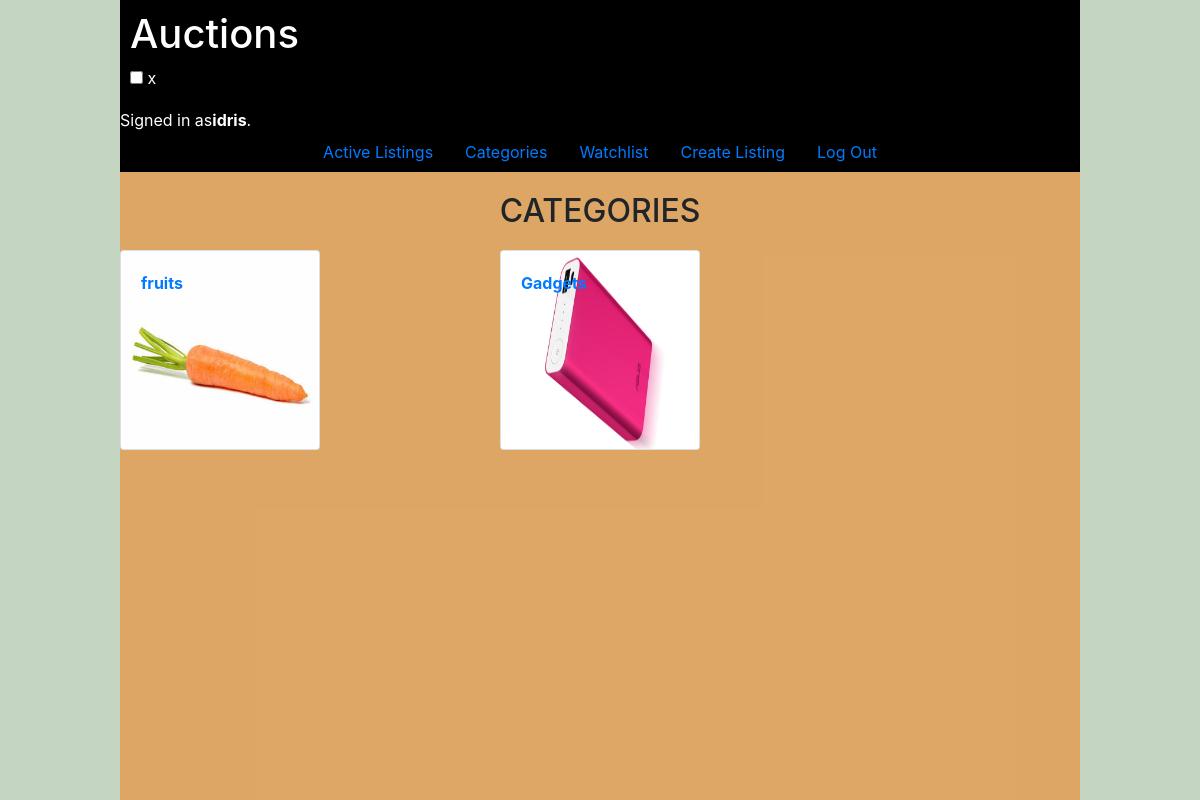
The page /categories (signed in) on the database its author committed.
### auctions/models.py (models this page shows, shortened)
class User(AbstractUser):
    pass

class Category(models.Model):
	name=models.CharField(max_length=20, help_text ='Name of category')
	picture=models.ImageField(upload_to="category", help_text ='picture of this category')
	class Meta:
		verbose_name_plural='categories'

### auctions/views.py (the view)
# urls.py: path("categories", views.CategoriesListView.as_view(template_name='auctions/categories.html'), name="categories"),
class CategoriesListView(generic.ListView):
    model=Category
    def get_context_data(self, **kwargs):
        context=super(CategoriesListView, self).get_context_data(**kwargs)
        context['items']=Category.objects.all()
        return context

### auctions/templates/auctions/categories.html
{% extends "auctions/layout.html" %}
{% block subheader %}
<h2 class="main-head">Categories</h2>
{% endblock %}
{% block body %}
    {% for item in items %}
   <div class="category">
        <div class="card contain">
            <img class="card-img img-resize" src="{{item.picture.url}}" alt=""></a>
            <div class="card-img-overlay">
                <a class="card-link link-decor"  href="#"> <p class="card-text"><strong>{{item.name}}</strong></p></a>
            </div>
        </div>
        {% empty %}
        <p>No category yet</p>
        {% endfor %}
   </div>
{% endblock %}

### auctions/templates/auctions/layout.html (shortened to what this page needs)
{% load static %}
<!DOCTYPE html>
<html lang="en">
    <head>
        <link rel="stylesheet" href="https://stackpath.bootstrapcdn.com/bootstrap/4.4.1/css/bootstrap.min.css">
        <link href="{% static 'auctions/styles.css' %}" rel="stylesheet">
    </head>
    <body>
        <div class ="header">
            <h1 >Auctions</h1>
            <input type="checkbox" id="toggler" class="toggler">
            <label id="toggler-label" class="toggler-label" for="toggler">x</label>
        </div>
        <div class="status">
            {% if user.is_authenticated %}
                Signed in as <strong>{{ user.username }}</strong>.
            {% else %}
                Not signed in.
            {% endif %}
        </div>
        <ul class="nav">
            <li class="nav-item">
                <a class="nav-link" href="{% url 'index' %}">Active Listings</a>
            </li>
            <li class="nav-item">
            	<a class="nav-link" href="{% url 'categories' %}">Categories</a>
            </li>
            {% if user.is_authenticated %}
                <li class="nav-item">
                	<a class="nav-link" href="{% url 'watchlist' user.username %}">Watchlist</a>
                </li>
                <li class="nav-item">
                	<a class="nav-link" href="{% url 'create_listing' user.username %}">Create Listing</a>
                </li>
                <li class="nav-item">
                	<a class="nav-link" href="{% url 'logout' %}">Log Out</a>
                </li>
            {% endif %}
        </ul>
        <div class="sub-header">
            {% block subheader %}
            {% endblock %}
        </div>
        <div class="main">
        {% block body %}
        {% endblock %}
        </div>
    </body>
</html>

### auctions/static/auctions/styles.css (style rules this page uses)
:root { --bg1:rgba(250,120,10,0.5); --bg2:rgba(182, 186, 149, 0.7); }
* { box-sizing: border-box; }
body { padding: 0; display:grid; grid-template-columns:1fr 8fr 1fr; grid-template-rows:1fr 0.2fr 0.4fr 0.4fr minmax(500px, 800px); grid-gap:0; background-color:rgb(196, 214, 193) ; height:100vh; }
.header { grid-row:1/2; grid-column:2/3; width:100%; background-color:black; color:white ; padding:10px; margin:0; }
.status { grid-row:2/3; grid-column:2/3; background-color:black; color:white; display:flex ; margin:0; align-self :center ; padding:0 ; }
.nav { grid-row:3/4; grid-column:2/3; justify-content:center ; background-color:black; transform: scale(1,1); }
.toggler { position:relative; }
.sub-header { grid-row:4/5; grid-column:2/3; background:var(--bg1); }
.main { grid-row:5/6; grid-column:2/3; background:var(--bg1); overflow-y: scroll; }
.contain { width:200px; height: auto; }
.img-resize { width: 100%; height: 100%; }
.main-head { margin:20px auto ; text-align:center ; text-transform:uppercase; }
.category { display: grid; grid-template-columns: repeat(auto-fill, minmax(30%, 1fr)); grid-template-rows: 200px; margin: auto; }
.link-decor { background: rgba(146, 155, 68, 0.7); }

### rows shown on the page
User: username "idris"
Category: picture (picture), name "fruits"
Category: picture (picture), name "Gadgets"
